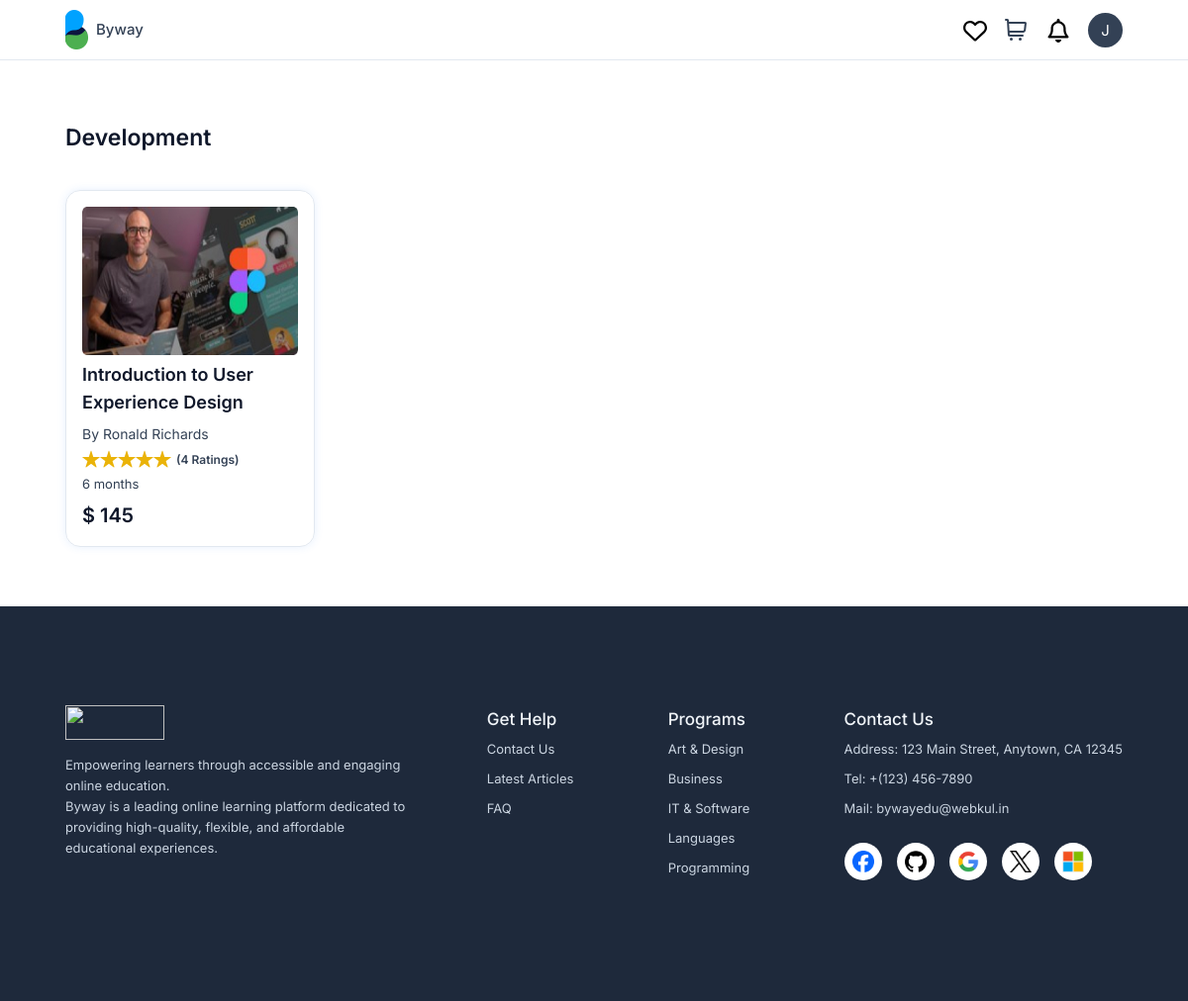
The app's page /ViewCategory/2, older data.
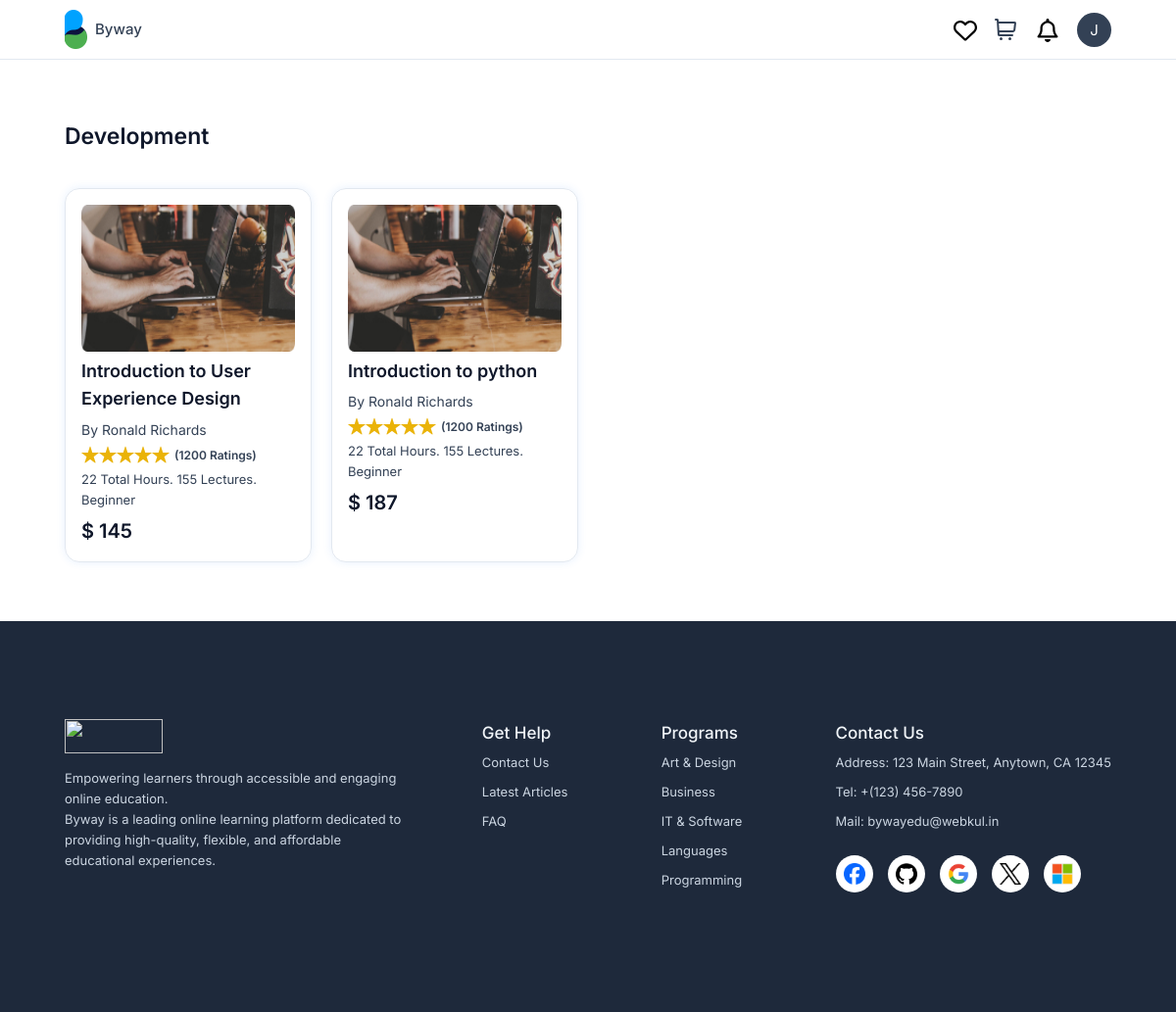
The same page, newer data.
### bywayapp/models.py (models this page shows, shortened)
class Courses(models.Model):
    course = models.ForeignKey(Category,on_delete = models.CASCADE,null=True)
    course_name = models.CharField( max_length=100)
    course_instructor = models.CharField( max_length=100)
    course_rating = models.IntegerField(null=True)
    course_duration = models.CharField(max_length=500,null=True)
    course_price = models.IntegerField(null=True)
    course_description = models.CharField(max_length=500)
    course_languages = models.CharField(max_length=300)
    course_discount = models.IntegerField(null=True)
    course_thumbnail = models.ImageField(null=True,upload_to="images/",blank=True)
    course_cover = models.ImageField(null=True,upload_to="images/",blank=True)

### bywayapp/views.py (the view)
# urls.py: path('ViewCategory/<int:pk>',views.ViewCategory,name='ViewCategory'),
def ViewCategory(request, pk):
    cat = Category.objects.get(id=pk)
    courses = Courses.objects.filter(course=cat)
    return render(request, "categories.html", {'crs': courses, 'cat':cat})

### Templates/categories.html (shortened to what the changed rows need)
<!DOCTYPE html>
<html lang="en">
    <head>
        {% load static %}
        <link rel="stylesheet" href="https://cdnjs.cloudflare.com/ajax/libs/font-awesome/4.7.0/css/font-awesome.min.css">
        <link rel="stylesheet" href="{%static 'css/courses.css'%}"/>
    </head>
<body>
    <section id="course-page">
        <section id="main">
            <header>
                <section class="wrapper">
                    <div class="header_cont">
                        <h1 class="left">
                            <a href="#">
                                <div class="logo_container">
                                    <img src="{%static 'images/logo.svg' %}" alt="Byway Logo"/>
                                </div>
                                <span>Byway</span>
                            </a>
                        </h1>
                    </div>
                </section>
            </header>
        </section>
        <section id="courses">
            <section class="wrapper">
                <div class="courses_cont">
                    <div class="bottom">
                        <div class="cards">
                            <ul>
                                {% if crs %}
                                {% for i in crs %}
                                <li>
                                    <a href="{% url 'bywayapp:singlepage' i.id %}">
                                        <div class="bg_cont">
                                            <img src="{{ i.course_cover.url }}" alt="Course Image">
                                        </div>
                                        <h5>{{ i.course_name }}</h5>
                                        <span>By {{ i.course_instructor }}</span>
                                        <div class="rating">
                                            <div class="star_cont">
                                                <img src="{%static 'images/star.svg' %}" alt="Rating star">
                                            </div>
                                            <div class="star_cont">
                                                <img src="{%static 'images/star.svg' %}" alt="Rating star">
                                            </div>
                                            <div class="star_cont">
                                                <img src="{%static 'images/star.svg' %}" alt="Rating star">
                                            </div>
                                            <div class="star_cont">
                                                <img src="{%static 'images/star.svg' %}" alt="Rating star">
                                            </div>
                                            <div class="star_cont">
                                                <img src="{%static 'images/star.svg' %}" alt="Rating star">
                                            </div>
                                            <small>({{i.course_rating}} Ratings)</small>
                                        </div>
                                        <p>{{ i.course_duration }}</p>
                                        <h6>$ {{ i.course_price }}</h6>
                                    </a>
                                </li>
                                {% endfor %}
                                {% else %}
                                <li>
                                    <p>No courses available in this category.</p>
                                </li>
                                {% endif %}
                            </ul>
                        </div>
                    </div>
                </div>
            </section>
        </section>
         <footer>
            <section class="wrapper">
                <div class="footer_cont">
                    <div class="left">
                        <h1>
                            <div class="logo_cont">
                                <img src="{%static 'images/bywaylogo.png' %}" alt="">
                            </div>
                        </h1>
                    </div>
                </div>
            </section>
         </footer>
    </section>
</body>
</html>

Row changes from the older to the newer data that the page shows:
changed Courses "Introduction to User Experience Design": course_cover: a different picture; course_rating "4" → "1200"; course_duration "6 months" → "22 Total Hours. 155 Lectures. Beginner"
added Courses: course_cover (picture), course_name "Introduction to python", course_instructor "Ronald Richards", course_rating "1200", course_duration "22 Total Hours. 155 Lectures. Beginner", course_price "187"
